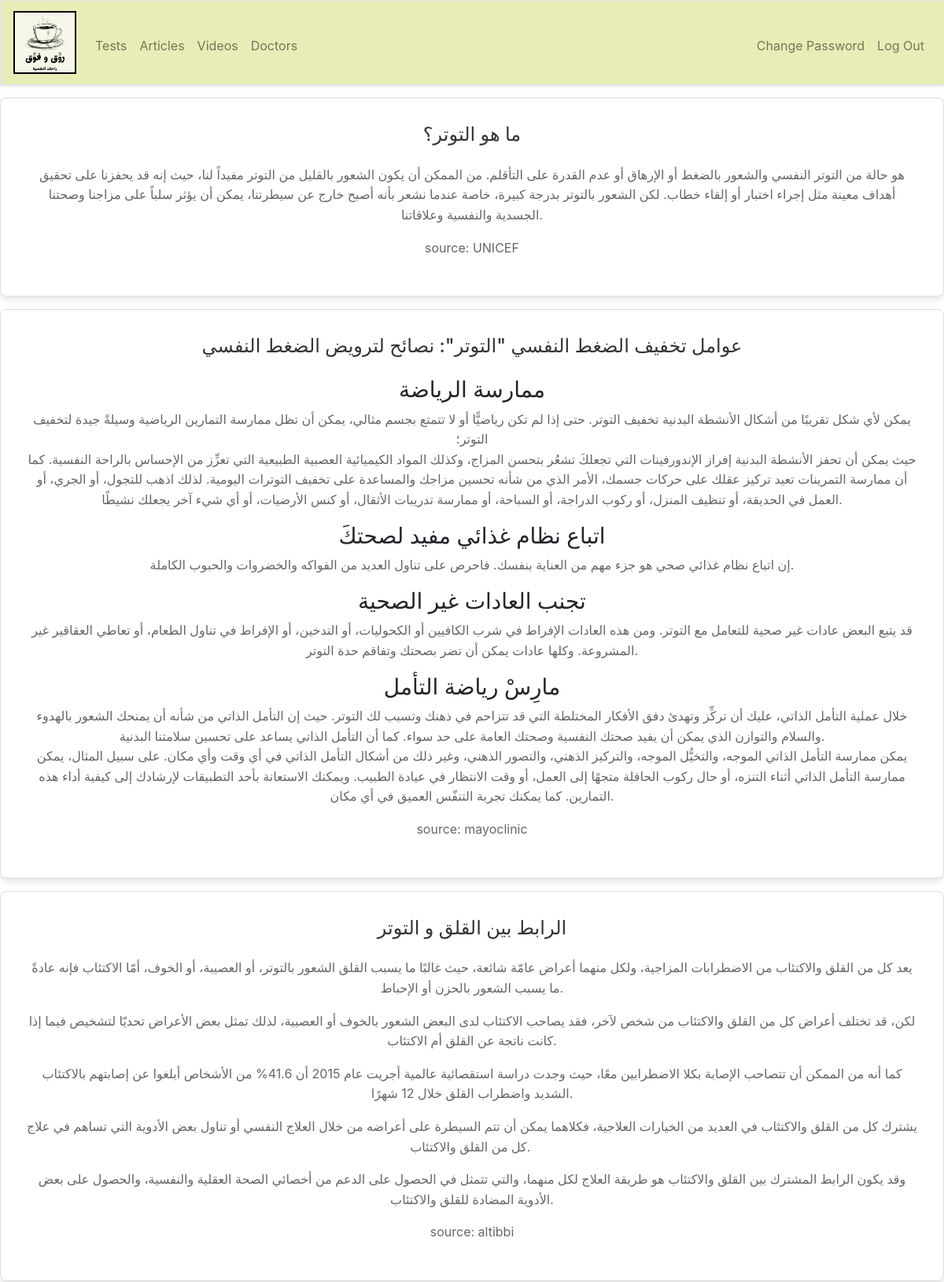
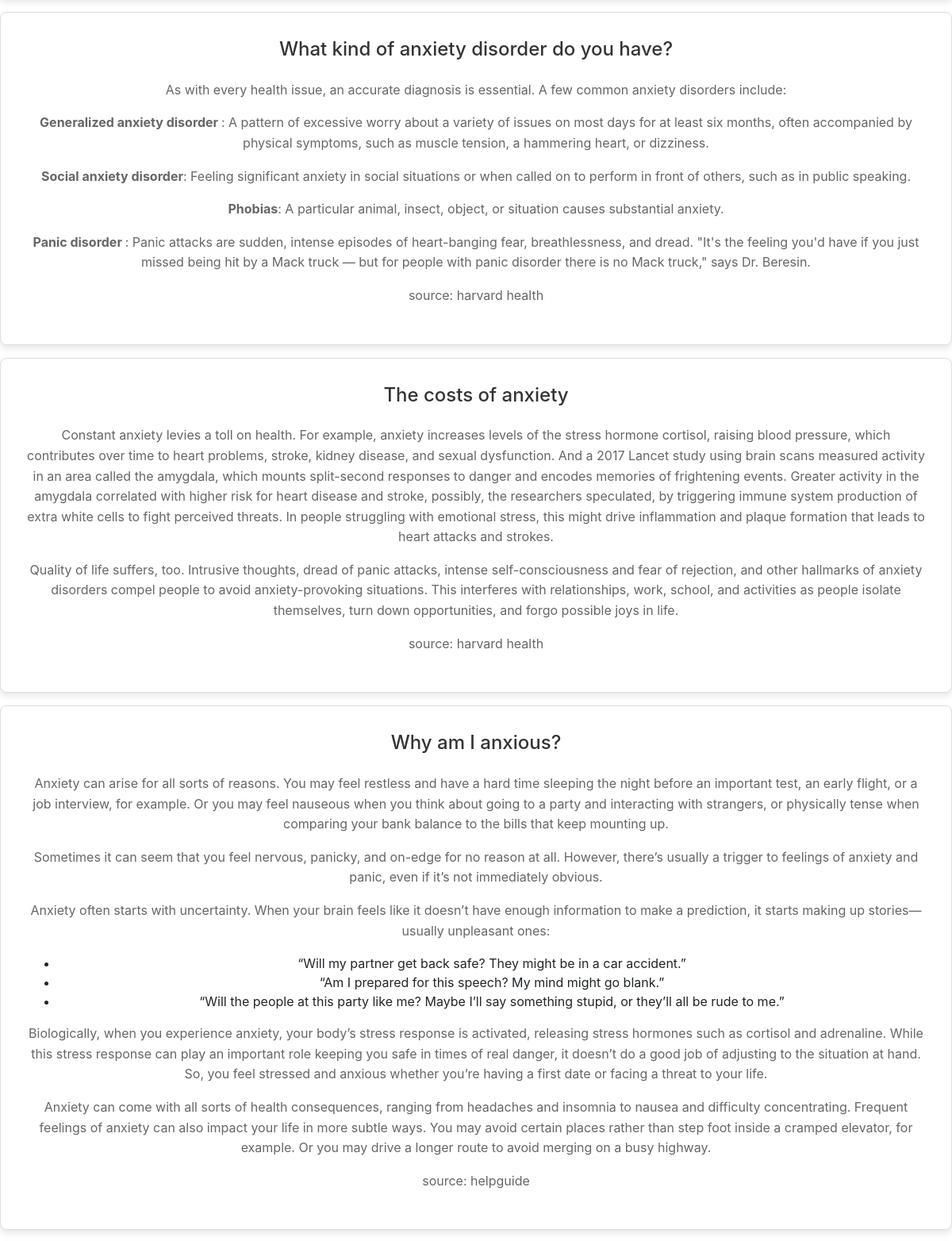
The page /articles (signed in, upper part) on the database its author committed (2 pictures, top to bottom).
### tables this page shows
CREATE TABLE articles (id INTEGER, title TEXT NOT NULL, article TEXT NOT NULL, source TEXT NOT NULL, PRIMARY KEY(id));

### app.py (the view)
@app.route("/articles")
@login_required
def articles():
    all_articles = db.execute("SELECT * FROM articles")
    all_comments = db.execute("SELECT * FROM comments")
    return render_template("articles.html", all_articles=all_articles, all_comments=all_comments)

### app.py (called while the page is built)
@app.after_request
def after_request(response):
    response.headers["Cache-Control"] = "no-cache, no-store, must-revalidate"
    response.headers["Expires"] = 0
    response.headers["Pragma"] = "no-cache"
    return response

### helpers.py (called while the page is built)
def login_required(f):
    @wraps(f)
    def decorated_function(*args, **kwargs):
        if session.get("user_id") is None:
            return redirect("/login")
        return f(*args, **kwargs)
    return decorated_function

### templates/articles.html (shortened to what this page needs)
{% extends "layout.html" %}
{% block main %}
    {% for i in all_articles %}
    <section>
        <h2>{{ i["title"] }}</h2>
        <p>
            {{ i["article"]|safe }}
        </p>
        <p>
            source: {{ i["source"] }}
        </p>
    </section>
    {% endfor %}
{% endblock %}

### static/styles.css (style rules this page uses)
body { height: 100vh; }
section { margin: 1em 0; padding: 2em; background-color: #ffffff; border: 1px solid #ddd; border-radius: 8px; box-shadow: 0 4px 8px rgba(0, 0, 0, 0.1); }
section h2 { font-size: 1.5em; margin-bottom: 1em; color: #333; }
section p { line-height: 1.6; color: #666; }

### rows shown on the page
articles: title "ما هو التوتر؟", article "هو حالة من التوتر النفسي والشعور بالضغط أو الإرهاق أو عدم القدرة على التأقلم. من الممكن أن يكون الشعور بالقليل من التوتر مفيداً لنا، حيث إنه قد يحفزنا على تحقيق أهداف معينة مثل إجراء اختبار أو إلقاء خطاب. لكن الشعور بالتوتر بدرجة كبيرة، خاصة عندما نشعر بأنه أصبح خارج عن سيطرتنا، يمكن أن يؤثر سلباً على مزاجنا وصحتنا الجسدية والنفسية وعلاقاتنا.", source "UNICEF"
articles: title "عوامل تخفيف الضغط النفسي \"التوتر\": نصائح لترويض الضغط النفسي", article "ممارسة الرياضة يمكن لأي شكل تقريبًا من أشكال الأنشطة البدنية تخفيف التوتر. حتى إذا لم تكن رياضيًّا أو لا تتمتع بجسم مثالي، يمكن أن تظل ممارسة التمارين الرياضية وسيلةً جيدة لتخفيف التوتر؛ حيث يمكن أن تحفز الأنشطة البدنية إفراز الإندورفينات التي تجعلكَ تشعُر بتحسن المزاج، وكذلك المواد الكيميائية العصبية الطبيعية التي تعزِّز من الإحساس بالراحة النفسية. كما أن ممارسة التمرينات تعيد تركيز عقلك على حركات جسمك، الأمر الذي من شأنه تحسين مزاجك والمساعدة على تخفيف التوترات اليومية. لذلك اذهب للتجول، أو الجري، أو العمل في الحديقة، أو تنظيف المنزل، أو ركوب الدراجة، أو السباحة، أو ممارسة تدريبات الأثقال، أو كنس الأرضيات، أو أي شيء آخر يجعلك نشيطًا. اتباع نظام غذائي مفيد لصحتكَ إن اتباع نظام غذائي صحي هو…", source "mayoclinic"
articles: title "الرابط بين القلق و التوتر", article "يعد كل من القلق والاكتئاب من الاضطرابات المزاجية، ولكل منهما أعراض عامّة شائعة، حيث غالبًا ما يسبب القلق الشعور بالتوتر، أو العصيبة، أو الخوف، أمّا الاكتئاب فإنه عادةً ما يسبب الشعور بالحزن أو الإحباط. لكن، قد تختلف أعراض كل من القلق والاكتئاب من شخص لآخر، فقد يصاحب الاكتئاب لدى البعض الشعور بالخوف أو العصبية، لذلك تمثل بعض الأعراض تحديّا لتشخيص فيما إذا كانت ناتجة عن القلق أم الاكتئاب. كما أنه من الممكن أن تتصاحب الإصابة بكلا الاضطرابين معًا، حيث وجدت دراسة استقصائية عالمية أجريت عام 2015 أن 41.6% من الأشخاص أبلغوا عن إصابتهم بالاكتئاب الشديد واضطراب القلق خلال 12 شهرًا. يشترك كل من القلق والاكتئاب في العديد من الخيارات العلاجية، فكلاهما يمكن أن تتم السيطرة على أعراضه من خلال العلاج النفسي…", source "altibbi"
articles: title "What kind of anxiety disorder do you have?", article "As with every health issue, an accurate diagnosis is essential. A few common anxiety disorders include: Generalized anxiety disorder : A pattern of excessive worry about a variety of issues on most days for at least six months, often accompanied by physical symptoms, such as muscle tension, a hammering heart, or dizziness. Social anxiety disorder : Feeling significant anxiety in social situations or when called on to perform in front of others, such as in public speaking. Phobias : A particular animal, insect, object, or situation causes substantial anxiety. Panic disorder : Panic attacks are sudden, intense episodes of heart-banging fear, breathlessness, and dread. \"It's the feeling you'd…", source "harvard health"
articles: title "The costs of anxiety", article "Constant anxiety levies a toll on health. For example, anxiety increases levels of the stress hormone cortisol, raising blood pressure, which contributes over time to heart problems, stroke, kidney disease, and sexual dysfunction. And a 2017 Lancet study using brain scans measured activity in an area called the amygdala, which mounts split-second responses to danger and encodes memories of frightening events. Greater activity in the amygdala correlated with higher risk for heart disease and stroke, possibly, the researchers speculated, by triggering immune system production of extra white cells to fight perceived threats. In people struggling with emotional stress, this might drive…", source "harvard health"
articles: title "Why am I anxious?", article "Anxiety can arise for all sorts of reasons. You may feel restless and have a hard time sleeping the night before an important test, an early flight, or a job interview, for example. Or you may feel nauseous when you think about going to a party and interacting with strangers, or physically tense when comparing your bank balance to the bills that keep mounting up. Sometimes it can seem that you feel nervous, panicky, and on-edge for no reason at all. However, there’s usually a trigger to feelings of anxiety and panic, even if it’s not immediately obvious. Anxiety often starts with uncertainty. When your brain feels like it doesn’t have enough information to make a prediction, it starts…", source "helpguide"
